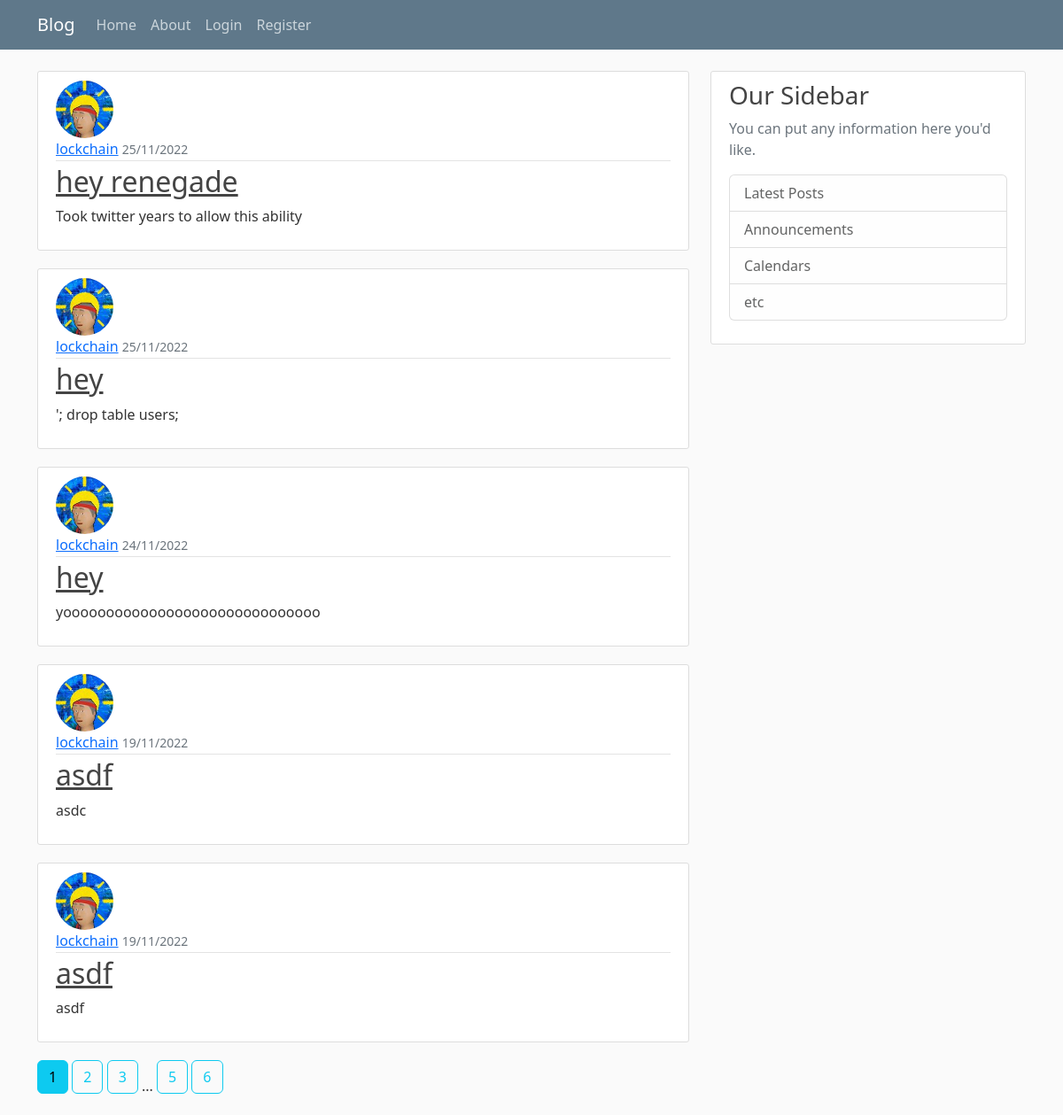
The page /home on the database its author committed.
### webapp/db_models.py (models this page shows, shortened)
class Post(db.Model):
    id = db.Column(db.Integer, primary_key=True)
    title = db.Column(db.String(100), nullable=False)
    date_posted = db.Column(db.DateTime, nullable=False, default=datetime.datetime.utcnow)
    content = db.Column(db.Text, nullable=False)
    user_id = db.Column(db.Integer, db.ForeignKey('user.id'), nullable=False)

class User(db.Model, UserMixin):
    id = db.Column(db.Integer, primary_key=True)
    username = db.Column(db.String(20), unique=True, nullable=False)
    email = db.Column(db.String(120), unique=True, nullable=False)
    image_file = db.Column(db.String(20), nullable=False, default='default_user.svg')
    password = db.Column(db.String(60), nullable=False)
    posts = db.relationship('Post', backref='author', lazy=True)

### webapp/main/routes.py (the view)
@main.route("/")
@main.route("/home")
def home():
    page = request.args.get('page', 1, type=int)
    posts = Post.query.order_by(Post.date_posted.desc()).paginate(page=page, per_page=5)
    return render_template('index.html', posts=posts)

### webapp/templates/index.html (shortened to what this page needs)
{% extends 'base.html' %}
{% block content %}
    {% for post in posts.items %}
    <article class="media content-section">
        <img src="{{ url_for('static', filename='images/' + post.author.image_file) }}" class="rounded-circle article-img">
      <div class="media-body">
        <div class="article-metadata">
          <a class="mr-2" href="{{ url_for('users.user_post', username=post.author.username) }}">{{ post.author.username }}</a>
          <small class="text-muted">{{ post.date_posted.strftime("%d/%m/%Y") }}</small>
        </div>
        <h2><a class="article-title" href="{{ url_for('posts.post', post_id=post.id) }}">{{ post.title }}</a></h2>
        <p class="article-content">{{ post.content }}</p>
      </div>
    </article>
 {% endfor %}
    {% for page_num in posts.iter_pages(left_edge=2, right_edge=2, left_current=1, right_current=2) %}
    {% if page_num %}
    {% if posts.page == page_num %}
        <a class="btn btn-info mb-4" href="{{ url_for('main.home', page=page_num) }}">{{ page_num }}</a>
    {% else %}
        <a class="btn btn-outline-info mb-4" href="{{ url_for('main.home', page=page_num) }}">{{ page_num }}</a>
    {% endif %}
    {% else %}
        ...
    {% endif %}
    {% endfor %}
{% endblock %}

### webapp/templates/base.html (shortened to what this page needs)
<!doctype html>
<html lang="en">
  <head>
    <link href="https://cdn.jsdelivr.net/npm/bootstrap@5.2.2/dist/css/bootstrap.min.css" rel="stylesheet">
    <link rel="stylesheet" type="text/css" href="{{ url_for('static', filename='main.css') }}">
  </head>
  <body>
  <header class="site-header">
    <nav class="navbar navbar-expand-md navbar-dark bg-steel fixed-top">
      <div class="container">
        <a class="navbar-brand mr-4" href="/">Blog</a>
        <div class="collapse navbar-collapse" id="navbarToggle">
          <div class="navbar-nav mr-auto">
            <a class="nav-item nav-link" href="/">Home</a>
            <a class="nav-item nav-link" href="/about">About</a>
          </div>
          <div class="navbar-nav">
            {% if current_user.is_authenticated %}
              <a class="nav-item nav-link" href="/post/new">Create Post</a>
              <a class="nav-item nav-link" href="/account">Account</a>
              <a class="nav-item nav-link" href="/logout">Log out</a>
            {% else %}
              <a class="nav-item nav-link" href="/login">Login</a>
              <a class="nav-item nav-link" href="/register">Register</a>
            {% endif %}
          </div>
        </div>
      </div>
    </nav>
  </header>
<main role="main" class="container">
  <div class="row">
    <div class="col-md-8">
      {% block content %}
      {% endblock %}
    </div>
    <div class="col-md-4">
      <div class="content-section">
        <h3>Our Sidebar</h3>
        <p class='text-muted'>You can put any information here you'd like.
          <ul class="list-group">
            <li class="list-group-item list-group-item-light">Latest Posts</li>
            <li class="list-group-item list-group-item-light">Announcements</li>
            <li class="list-group-item list-group-item-light">Calendars</li>
            <li class="list-group-item list-group-item-light">etc</li>
          </ul>
        </p>
      </div>
    </div>
  </div>
</main>
  </body>
</html>

### webapp/static/main.css (style rules this page uses)
body { background: #fafafa; color: #333333; margin-top: 5rem; }
h1, h2, h3, h4, h5, h6 { color: #444444; }
.bg-steel { background-color: #5f788a; }
.site-header .navbar-nav .nav-link { color: #cbd5db; }
.content-section { background: #ffffff; padding: 10px 20px; border: 1px solid #dddddd; border-radius: 3px; margin-bottom: 20px; }
.article-title { color: #444444; }
.article-content { white-space: pre-line; }
.article-img { height: 65px; width: 65px; margin-right: 16px; }
.article-metadata { padding-bottom: 1px; margin-bottom: 4px; border-bottom: 1px solid #e3e3e3 }

### rows shown on the page
Post: image_file (picture), author.username "lockchain", date_posted "25/11/2022", title "hey renegade", content "Took twitter years to allow this ability"
Post: image_file (picture), author.username "lockchain", date_posted "25/11/2022", title "hey", content "'; drop table users;"
Post: image_file (picture), author.username "lockchain", date_posted "24/11/2022", title "hey", content "yoooooooooooooooooooooooooooooo"
Post: image_file (picture), author.username "lockchain", date_posted "19/11/2022", title "asdf", content "asdc"
Post: image_file (picture), author.username "lockchain", date_posted "19/11/2022", title "asdf", content "asdf"

### other values the page prints
{{ page_num }} "1"
{{ page_num }} "2" "3" "5" "6"
